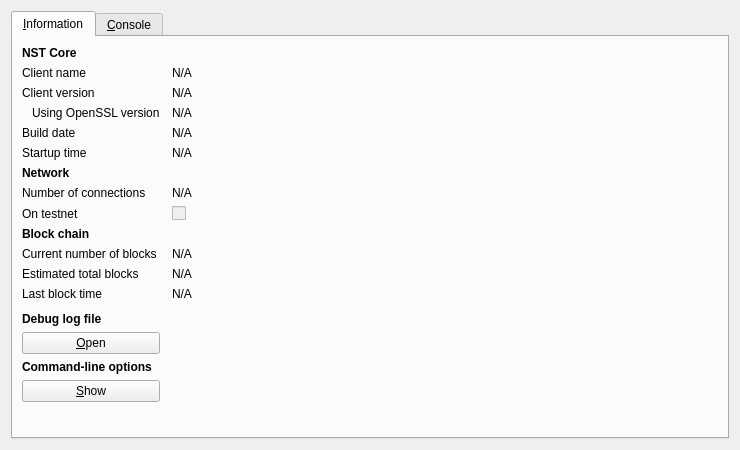
<?xml version="1.0" encoding="UTF-8"?>
<ui version="4.0">
 <class>RPCConsole</class>
 <widget class="QDialog" name="RPCConsole">
  <property name="geometry">
   <rect>
    <x>0</x>
    <y>0</y>
    <width>740</width>
    <height>450</height>
   </rect>
  </property>
  <property name="windowTitle">
   <string>Nest - Debug window</string>
  </property>
  <layout class="QVBoxLayout" name="verticalLayout_2">
   <item>
    <widget class="QTabWidget" name="tabWidget">
     <property name="currentIndex">
      <number>0</number>
     </property>
     <widget class="QWidget" name="tab_info">
      <attribute name="title">
       <string>&amp;Information</string>
      </attribute>
      <layout class="QGridLayout" name="gridLayout" columnstretch="0,1">
       <property name="horizontalSpacing">
        <number>12</number>
       </property>
       <item row="0" column="0">
        <widget class="QLabel" name="label_9">
         <property name="font">
          <font>
           <weight>75</weight>
           <bold>true</bold>
          </font>
         </property>
         <property name="text">
          <string>NST Core</string>
         </property>
        </widget>
       </item>
       <item row="1" column="0">
        <widget class="QLabel" name="label_5">
         <property name="text">
          <string>Client name</string>
         </property>
        </widget>
       </item>
       <item row="1" column="1">
        <widget class="QLabel" name="clientName">
         <property name="cursor">
          <cursorShape>IBeamCursor</cursorShape>
         </property>
         <property name="text">
          <string>N/A</string>
         </property>
         <property name="textFormat">
          <enum>Qt::PlainText</enum>
         </property>
         <property name="textInteractionFlags">
          <set>Qt::LinksAccessibleByMouse|Qt::TextSelectableByKeyboard|Qt::TextSelectableByMouse</set>
         </property>
        </widget>
       </item>
       <item row="2" column="0">
        <widget class="QLabel" name="label_6">
         <property name="text">
          <string>Client version</string>
         </property>
        </widget>
       </item>
       <item row="2" column="1">
        <widget class="QLabel" name="clientVersion">
         <property name="cursor">
          <cursorShape>IBeamCursor</cursorShape>
         </property>
         <property name="text">
          <string>N/A</string>
         </property>
         <property name="textFormat">
          <enum>Qt::PlainText</enum>
         </property>
         <property name="textInteractionFlags">
          <set>Qt::LinksAccessibleByMouse|Qt::TextSelectableByKeyboard|Qt::TextSelectableByMouse</set>
         </property>
        </widget>
       </item>
       <item row="3" column="0">
        <widget class="QLabel" name="label_14">
         <property name="text">
          <string>Using OpenSSL version</string>
         </property>
         <property name="indent">
          <number>10</number>
         </property>
        </widget>
       </item>
       <item row="3" column="1">
        <widget class="QLabel" name="openSSLVersion">
         <property name="cursor">
          <cursorShape>IBeamCursor</cursorShape>
         </property>
         <property name="text">
          <string>N/A</string>
         </property>
         <property name="textFormat">
          <enum>Qt::PlainText</enum>
         </property>
         <property name="textInteractionFlags">
          <set>Qt::LinksAccessibleByMouse|Qt::TextSelectableByKeyboard|Qt::TextSelectableByMouse</set>
         </property>
        </widget>
       </item>
       <item row="4" column="0">
        <widget class="QLabel" name="label_12">
         <property name="text">
          <string>Build date</string>
         </property>
        </widget>
       </item>
       <item row="4" column="1">
        <widget class="QLabel" name="buildDate">
         <property name="cursor">
          <cursorShape>IBeamCursor</cursorShape>
         </property>
         <property name="text">
          <string>N/A</string>
         </property>
         <property name="textFormat">
          <enum>Qt::PlainText</enum>
         </property>
         <property name="textInteractionFlags">
          <set>Qt::LinksAccessibleByMouse|Qt::TextSelectableByKeyboard|Qt::TextSelectableByMouse</set>
         </property>
        </widget>
       </item>
       <item row="5" column="0">
        <widget class="QLabel" name="label_13">
         <property name="text">
          <string>Startup time</string>
         </property>
        </widget>
       </item>
       <item row="5" column="1">
        <widget class="QLabel" name="startupTime">
         <property name="cursor">
          <cursorShape>IBeamCursor</cursorShape>
         </property>
         <property name="text">
          <string>N/A</string>
         </property>
         <property name="textFormat">
          <enum>Qt::PlainText</enum>
         </property>
         <property name="textInteractionFlags">
          <set>Qt::LinksAccessibleByMouse|Qt::TextSelectableByKeyboard|Qt::TextSelectableByMouse</set>
         </property>
        </widget>
       </item>
       <item row="6" column="0">
        <widget class="QLabel" name="label_11">
         <property name="font">
          <font>
           <weight>75</weight>
           <bold>true</bold>
          </font>
         </property>
         <property name="text">
          <string>Network</string>
         </property>
        </widget>
       </item>
       <item row="7" column="0">
        <widget class="QLabel" name="label_7">
         <property name="text">
          <string>Number of connections</string>
         </property>
        </widget>
       </item>
       <item row="7" column="1">
        <widget class="QLabel" name="numberOfConnections">
         <property name="cursor">
          <cursorShape>IBeamCursor</cursorShape>
         </property>
         <property name="text">
          <string>N/A</string>
         </property>
         <property name="textFormat">
          <enum>Qt::PlainText</enum>
         </property>
         <property name="textInteractionFlags">
          <set>Qt::LinksAccessibleByMouse|Qt::TextSelectableByKeyboard|Qt::TextSelectableByMouse</set>
         </property>
        </widget>
       </item>
       <item row="8" column="0">
        <widget class="QLabel" name="label_8">
         <property name="text">
          <string>On testnet</string>
         </property>
        </widget>
       </item>
       <item row="8" column="1">
        <widget class="QCheckBox" name="isTestNet">
         <property name="enabled">
          <bool>false</bool>
         </property>
         <property name="text">
          <string/>
         </property>
        </widget>
       </item>
       <item row="9" column="0">
        <widget class="QLabel" name="label_10">
         <property name="font">
          <font>
           <weight>75</weight>
           <bold>true</bold>
          </font>
         </property>
         <property name="text">
          <string>Block chain</string>
         </property>
        </widget>
       </item>
       <item row="10" column="0">
        <widget class="QLabel" name="label_3">
         <property name="text">
          <string>Current number of blocks</string>
         </property>
        </widget>
       </item>
       <item row="10" column="1">
        <widget class="QLabel" name="numberOfBlocks">
         <property name="cursor">
          <cursorShape>IBeamCursor</cursorShape>
         </property>
         <property name="text">
          <string>N/A</string>
         </property>
         <property name="textFormat">
          <enum>Qt::PlainText</enum>
         </property>
         <property name="textInteractionFlags">
          <set>Qt::LinksAccessibleByMouse|Qt::TextSelectableByKeyboard|Qt::TextSelectableByMouse</set>
         </property>
        </widget>
       </item>
       <item row="11" column="0">
        <widget class="QLabel" name="label_4">
         <property name="text">
          <string>Estimated total blocks</string>
         </property>
        </widget>
       </item>
       <item row="11" column="1">
        <widget class="QLabel" name="totalBlocks">
         <property name="cursor">
          <cursorShape>IBeamCursor</cursorShape>
         </property>
         <property name="text">
          <string>N/A</string>
         </property>
         <property name="textFormat">
          <enum>Qt::PlainText</enum>
         </property>
         <property name="textInteractionFlags">
          <set>Qt::LinksAccessibleByMouse|Qt::TextSelectableByKeyboard|Qt::TextSelectableByMouse</set>
         </property>
        </widget>
       </item>
       <item row="12" column="0">
        <widget class="QLabel" name="label_2">
         <property name="text">
          <string>Last block time</string>
         </property>
        </widget>
       </item>
       <item row="12" column="1">
        <widget class="QLabel" name="lastBlockTime">
         <property name="cursor">
          <cursorShape>IBeamCursor</cursorShape>
         </property>
         <property name="text">
          <string>N/A</string>
         </property>
         <property name="textFormat">
          <enum>Qt::PlainText</enum>
         </property>
         <property name="textInteractionFlags">
          <set>Qt::LinksAccessibleByMouse|Qt::TextSelectableByKeyboard|Qt::TextSelectableByMouse</set>
         </property>
        </widget>
       </item>
       <item row="13" column="0">
        <spacer name="verticalSpacer_2">
         <property name="orientation">
          <enum>Qt::Vertical</enum>
         </property>
         <property name="sizeHint" stdset="0">
          <size>
           <width>20</width>
           <height>20</height>
          </size>
         </property>
        </spacer>
       </item>
       <item row="14" column="0">
        <widget class="QLabel" name="labelDebugLogfile">
         <property name="font">
          <font>
           <weight>75</weight>
           <bold>true</bold>
          </font>
         </property>
         <property name="text">
          <string>Debug log file</string>
         </property>
        </widget>
       </item>
       <item row="15" column="0">
        <widget class="QPushButton" name="openDebugLogfileButton">
         <property name="toolTip">
          <string>Open the Nest debug log file from the current data directory. This can take a few seconds for large log files.</string>
         </property>
         <property name="text">
          <string>&amp;Open</string>
         </property>
         <property name="autoDefault">
          <bool>false</bool>
         </property>
        </widget>
       </item>
       <item row="16" column="0">
        <widget class="QLabel" name="labelCLOptions">
         <property name="font">
          <font>
           <weight>75</weight>
           <bold>true</bold>
          </font>
         </property>
         <property name="text">
          <string>Command-line options</string>
         </property>
        </widget>
       </item>
       <item row="17" column="0">
        <widget class="QPushButton" name="showCLOptionsButton">
         <property name="toolTip">
          <string>Show the Nest-Qt help message to get a list with possible Nest command-line options.</string>
         </property>
         <property name="text">
          <string>&amp;Show</string>
         </property>
         <property name="autoDefault">
          <bool>false</bool>
         </property>
        </widget>
       </item>
       <item row="18" column="0">
        <spacer name="verticalSpacer">
         <property name="orientation">
          <enum>Qt::Vertical</enum>
         </property>
         <property name="sizeHint" stdset="0">
          <size>
           <width>20</width>
           <height>40</height>
          </size>
         </property>
        </spacer>
       </item>
      </layout>
     </widget>
     <widget class="QWidget" name="tab_console">
      <attribute name="title">
       <string>&amp;Console</string>
      </attribute>
      <layout class="QVBoxLayout" name="verticalLayout_3">
       <property name="spacing">
        <number>3</number>
       </property>
       <item>
        <widget class="QTextEdit" name="messagesWidget">
         <property name="minimumSize">
          <size>
           <width>0</width>
           <height>100</height>
          </size>
         </property>
         <property name="readOnly">
          <bool>true</bool>
         </property>
         <property name="tabKeyNavigation" stdset="0">
          <bool>false</bool>
         </property>
         <property name="columnCount" stdset="0">
          <number>2</number>
         </property>
        </widget>
       </item>
       <item>
        <layout class="QHBoxLayout" name="horizontalLayout">
         <property name="spacing">
          <number>3</number>
         </property>
         <item>
          <widget class="QLabel" name="label">
           <property name="text">
            <string notr="true">&gt;</string>
           </property>
          </widget>
         </item>
         <item>
          <widget class="QLineEdit" name="lineEdit"/>
         </item>
         <item>
          <widget class="QPushButton" name="clearButton">
           <property name="maximumSize">
            <size>
             <width>24</width>
             <height>24</height>
            </size>
           </property>
           <property name="toolTip">
            <string>Clear console</string>
           </property>
           <property name="text">
            <string/>
           </property>
           <property name="icon">
            <iconset resource="../bitcoin.qrc">
             <normaloff>:/icons/remove</normaloff>:/icons/remove</iconset>
           </property>
           <property name="shortcut">
            <string notr="true">Ctrl+L</string>
           </property>
           <property name="autoDefault">
            <bool>false</bool>
           </property>
          </widget>
         </item>
        </layout>
       </item>
      </layout>
     </widget>
    </widget>
   </item>
  </layout>
 </widget>
 <resources>
  <include location="../bitcoin.qrc"/>
 </resources>
 <connections/>
</ui>
